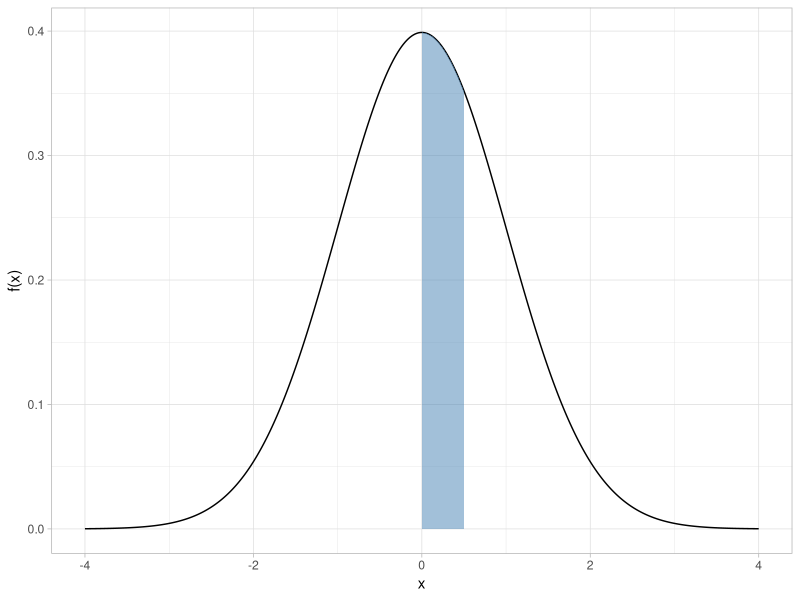

Recreate this plot in R.
## ---- chunk 1
#| code-fold: true
#| label: fig-standard-normal-cdf-table-shaded
#| fig-cap: "Standard normal PDF with shaded area between 0 and a = 0.5"
#| message: false
library(tidyverse)

a <- 0.5

tibble(x = seq(-4, 4, length.out = 401)) |>
  mutate(y = dnorm(x)) |>
  ggplot(aes(x, y)) +
  geom_line() +
  geom_ribbon(
    data = ~ filter(.x, x >= 0, x <= a),
    aes(ymin = 0, ymax = y),
    fill = "steelblue", alpha = 0.5
  ) +
  labs(x = "x", y = "f(x)") +
  theme_light()
## ---- chunk 2
#| code-fold: true
#| label: tbl-standard-normal-critical-values
#| message: false
p_lower <- c(0.001, 0.005, 0.010, 0.025, 0.050, 0.100)

tibble(p = p_lower, `Z_p (lower)` = qnorm(p), `Z_p (upper)` = qnorm(1 - p)) |>
  knitr::kable(digits = 3, align = "c")
## ---- chunk 3
#| code-fold: true
#| label: tbl-standard-normal-cdf
#| message: false
tibble(X = seq(0, 4, by = 0.01)) |>
  mutate(
    row = floor(X * 10) / 10,
    col = sprintf("%.2f", X - row),
    area = pnorm(X) - 0.5
  ) |>
  select(row, col, area) |>
  pivot_wider(names_from = col, values_from = area) |>
  knitr::kable(digits = 5)
